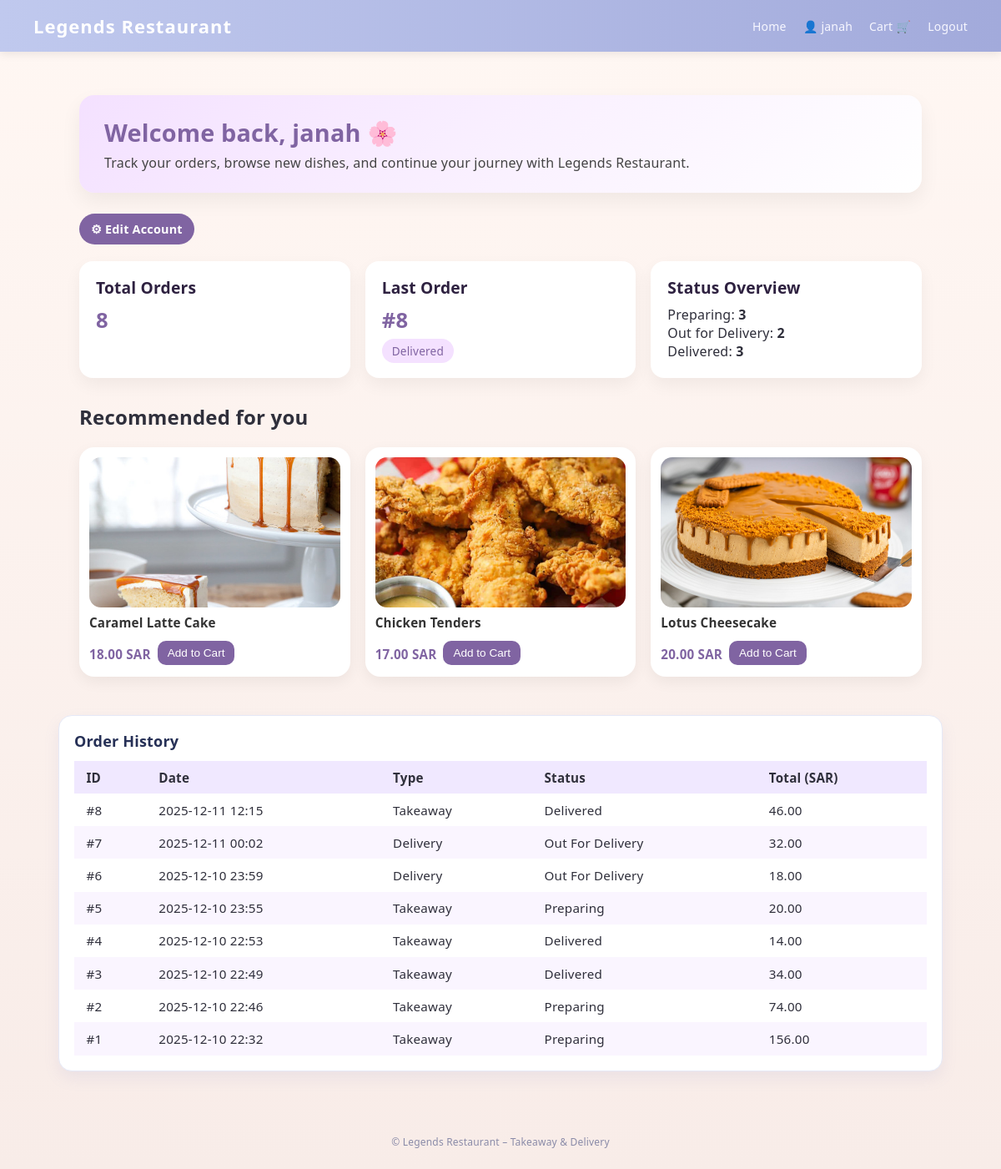
The app's page /customer/dashboard/ (signed in), older data.
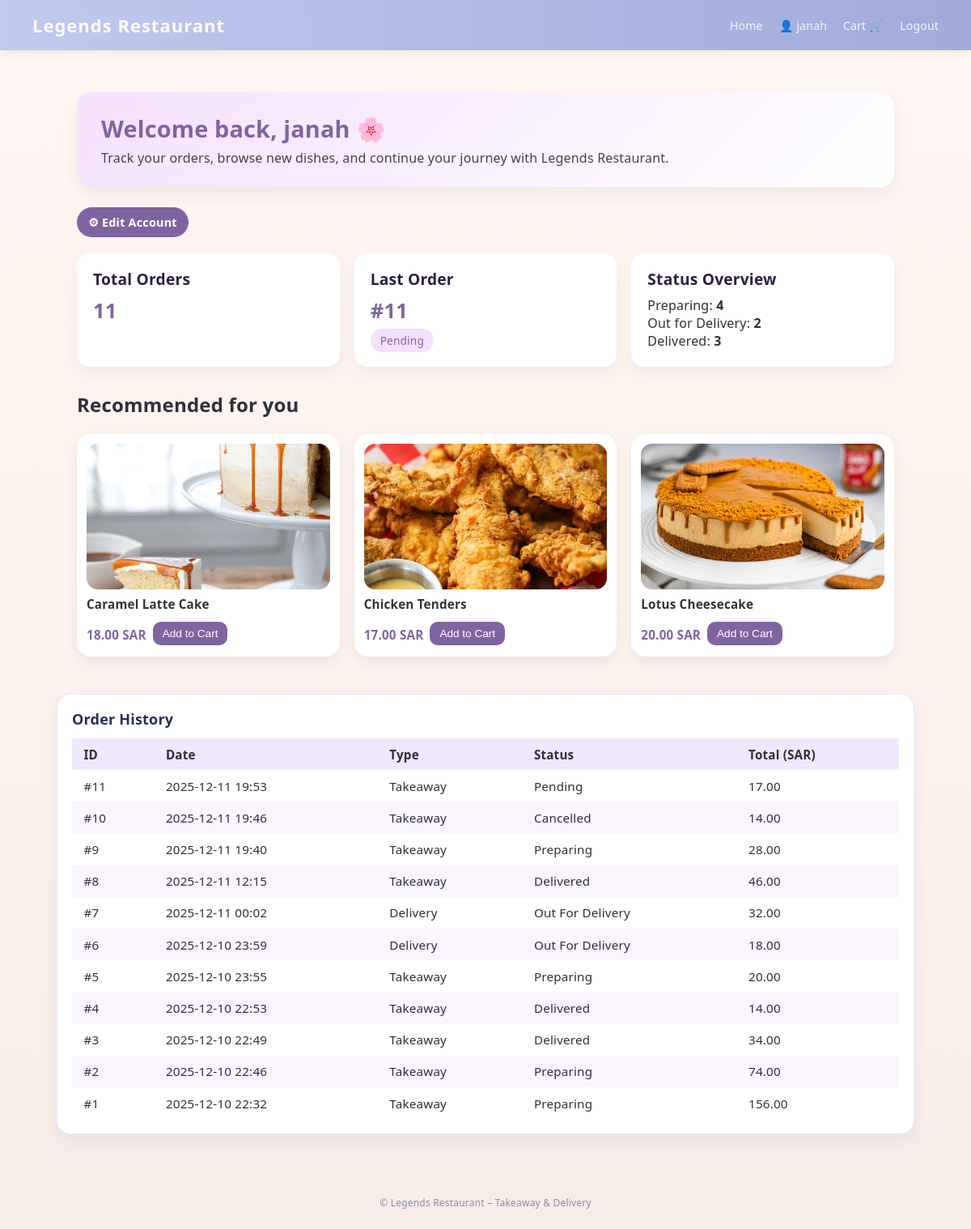
The same page, newer data.
### restaurant/models.py (models this page shows, shortened)
class User(AbstractUser):
    ROLE_CHOICES = [
        ("customer", "Customer"),
        ("staff", "Staff"),
        ("manager", "Manager"),
    ]
    role = models.CharField(
        max_length=20,
        choices=ROLE_CHOICES,
        default="customer",
    )
    phone = models.CharField(max_length=20, blank=True, null=True)
    address = models.CharField(max_length=255, blank=True, null=True)
    hired_at = models.DateTimeField(blank=True, null=True)
    salary = models.DecimalField(
        max_digits=10,
        decimal_places=2,
        blank=True,
        null=True,
    )

class Order(models.Model):
    STATUS_CHOICES = [
        ('pending', 'Pending'),
        ("preparing", "Preparing"),
        ("out_for_delivery", "Out For Delivery"),
        ("delivered", "Delivered"),
        ('cancelled', 'Cancelled'),
    ]
    TYPE_CHOICES = [
        ("takeaway", "Takeaway"),
        ("delivery", "Delivery"),
    ]
    user = models.ForeignKey(
        User,
        on_delete=models.CASCADE,
        related_name="orders",
    )
    status = models.CharField(
        max_length=30,
        choices=STATUS_CHOICES,
        default="pending"
    )
    order_type = models.CharField(
        max_length=30,
        choices=TYPE_CHOICES,
        default="takeaway",
    )
    total = models.DecimalField(max_digits=8, decimal_places=2, default=0)
    notes = models.CharField(max_length=255, blank=True, null=True)
    created_at = models.DateTimeField(auto_now_add=True)
    is_paid = models.BooleanField(default=False)

class MenuItem(models.Model):
    CATEGORY_CHOICES = [
        ("drinks", "Drinks"),
        ("main", "Main Dishes"),
        ("appetizers", "Appetizers"),
        ("sweet", "Sweet"),
        ("special", "Special Dishes"),
    ]
    name = models.CharField(max_length=150)
    description = models.TextField(blank=True, null=True)
    price = models.DecimalField(max_digits=6, decimal_places=2)
    category = models.CharField(max_length=50, choices=CATEGORY_CHOICES)
    image = models.ImageField(
        upload_to="menu_images/",
        blank=True,
        null=True,
    )
    is_available = models.BooleanField(default=True)

### restaurant/views.py (the view)
# urls.py: path("customer/dashboard/", views.customer_dashboard, name="customer_dashboard"),
@login_required
def customer_dashboard(request):
    if not request.user.is_authenticated:
        return redirect("login")
    if request.user.role == "staff":
        return redirect("staff_dashboard")
    if request.user.role == "manager":
        return redirect("manager_dashboard")
    user = request.user
    orders = Order.objects.filter(user=user).order_by("-created_at")
    total_orders = orders.count()
    last_order = orders.first()
    last_status = None
    if last_order:
        last_status = last_order.get_status_display()
    preparing = orders.filter(status='preparing').count()
    out_for_delivery = orders.filter(status='out_for_delivery').count()
    delivered = orders.filter(status='delivered').count()
    recommendations = MenuItem.objects.filter(is_available=True).order_by('?')[:3]
    highlights = MenuItem.objects.filter(is_available=True).order_by('?')[:4]
    context = {
        "username": user.username,
        "total_orders": total_orders,
        "last_order": last_order,
        "last_status": last_status,
        "preparing": preparing,
        "out_for_delivery": out_for_delivery,
        "delivered": delivered,
        "recommendations": recommendations,
        "highlights": highlights,
        "orders": orders,
    }
    return render(request, "restaurant/customer_dashboard.html", context)

### restaurant/templates/restaurant/customer_dashboard.html (shortened to what this page needs)
{% extends 'restaurant/base.html' %}
{% load static %}
{% block content %}
<link rel="stylesheet" href="{% static 'restaurant/style.css' %}">
<div class="dash-container">
    <div class="welcome-box">
        <div class="welcome-title">Welcome back, {{ username }} 🌸</div>
        <div class="welcome-sub">
            Track your orders, browse new dishes, and continue your journey with Legends Restaurant.
        </div>
    </div>
    <a href="{% url 'edit_customer_account' %}"
   class="edit-account-btn">
    ⚙ Edit Account
</a>
    <div class="grid-3">
        <div class="dash-card">
            <div class="dash-title">Total Orders</div>
            <div class="dash-number">{{ total_orders }}</div>
        </div>
        <div class="dash-card">
            <div class="dash-title">Last Order</div>
            {% if last_order %}
                <div class="dash-number">#{{ last_order.id }}</div>
                <span class="badge-status">{{ last_status }}</span>
            {% else %}
                <div class="dash-number">–</div>
                <span class="badge-status">No orders yet</span>
            {% endif %}
        </div>
        <div class="dash-card">
            <div class="dash-title">Status Overview</div>
            <div>Preparing: <strong>{{ preparing }}</strong></div>
            <div>Out for Delivery: <strong>{{ out_for_delivery }}</strong></div>
            <div>Delivered: <strong>{{ delivered }}</strong></div>
        </div>
    </div>
    <h2 style="margin-top: 30px;">Recommended for you</h2>
    <div class="menu-grid">
        {% for item in recommendations %}
        <div class="menu-card">
            {% if item.image %}
            <img src="{{ item.image.url }}" alt="{{ item.name }}">
            {% endif %}
            <div class="menu-title">{{ item.name }}</div>
            <div class="menu-footer">
                <div class="menu-price">{{ item.price }} SAR</div>
                <button class="btn-small">Add to Cart</button>
            </div>
        </div>
        {% empty %}
        <p>No recommendations yet.</p>
        {% endfor %}
    </div>
</div>
<div class="card mt-4">
  <h3 class="card-title">Order History</h3>
  {% if orders %}
    <div class="table-responsive">
      <table class="lr-table">
        <thead>
          <tr>
            <th>ID</th>
            <th>Date</th>
            <th>Type</th>
            <th>Status</th>
            <th>Total (SAR)</th>
          </tr>
        </thead>
        <tbody>
          {% for order in orders %}
          <tr>
            <td>#{{ order.id }}</td>
            <td>{{ order.created_at|date:"Y-m-d H:i" }}</td>
            <td>{{ order.get_order_type_display }}</td>
            <td>{{ order.get_status_display }}</td>
            <td>{{ order.total }}</td>
          </tr>
          {% endfor %}
        </tbody>
      </table>
    </div>
  {% else %}
    <p class="card-muted">You have no orders yet.</p>
  {% endif %}
</div>
{% endblock %}

### restaurant/templates/restaurant/base.html (shortened to what this page needs)
{% load static %}
<!DOCTYPE html>
<html lang="en">
<head>
    <link rel="stylesheet" href="{% static 'restaurant/style.css' %}">
</head>
<body class="lr-body">
    <header class="lr-header">
        <div class="lr-logo">Legends Restaurant</div>
        <nav class="lr-nav">
            {% if request.resolver_match.url_name == 'manager_reports' %}
                <a href="{% url 'manager_dashboard' %}">Back</a>
                <a href="{% url 'logout' %}">Logout</a>
            {% else %}
                <a href="{% url 'home' %}">Home</a>
                {% if request.user.is_authenticated %}
                    {% if request.user.role == "customer" %}
                        <a href="{% url 'customer_dashboard' %}" class="nav-account">
                            👤 {{ request.user.username }}
                        </a>
                        <a href="{% url 'cart_view' %}">Cart 🛒</a>
                        <a href="{% url 'logout' %}">Logout</a>
                    {% else %}
                        <a href="#" class="nav-account">
                            👤 {{ request.user.username }}
                        </a>
                        <a href="{% url 'logout' %}">Logout</a>
                    {% endif %}
                {% else %}
                    <a href="{% url 'login' %}">Login</a>
                {% endif %}
            {% endif %}
        </nav>
    </header>
    <main class="lr-main">
        {% block content %}{% endblock %}
    </main>
    <footer class="lr-footer">
        © {{ now|date:"Y" }} Legends Restaurant – Takeaway &amp; Delivery
    </footer>
</body>
</html>

### restaurant/static/restaurant/style.css (style rules this page uses)
:root { --cream: #FFF2E0; --powder: #C0C9EE; --periwinkle: #A2AADB; --indigo: #898AC4; --bg: var(--cream); --bg-grad: linear-gradient(180deg, var(--cream) 0%, #fdf1e7 15%, #f6f2ff 100%); --panel: #ffffff; --panel-border: #e6e9f7; --muted: #5b5f7a; --text: #2b2d3a; --brand: var(--indigo); --brand-2: var(--periwinkle); --ok: #1fa97b; --warn: #d9a227; --danger: #d85b5b; --radius: 16px; --shadow: 0 14px 30px rgba(137, 138, 196, .18); --soft: 0 8px 18px rgba(137, 138, 196, .12); }
* { box-sizing: border-box }
html, body { height: 100% }
body { margin: 0; font-family: ui-sans-serif, system-ui, -apple-system, "Segoe UI", Arial, sans-serif; color: var(--text); background: var(--bg-grad); letter-spacing: .2px; }
.grid-3 { grid-template-columns: repeat(3, 1fr) }
.card { background: var(--panel); border: 1px solid var(--panel-border); border-radius: var(--radius); padding: 18px; box-shadow: var(--soft); transition: transform .18s ease, box-shadow .18s ease; }
.card-title { margin: 0 0 10px 0; font-size: 18px; font-weight: 800; color: #263056 }
.mt-4 { margin-top: 26px }
.lr-body { margin: 0; font-family: system-ui, -apple-system, BlinkMacSystemFont, "Segoe UI", sans-serif; background-color: #FFF2E0; color: #2f2f3b; }
.lr-header { display: flex; justify-content: space-between; align-items: center; padding: 16px 40px; background: linear-gradient(90deg, #C0C9EE, #A2AADB); color: #fff; box-shadow: 0 3px 10px rgba(0, 0, 0, 0.08); }
.lr-logo { font-weight: 700; font-size: 22px; letter-spacing: 1px; }
.lr-nav a { margin-left: 16px; text-decoration: none; color: #f7f7ff; font-size: 14px; font-weight: 500; }
.lr-main { max-width: 1100px; margin: 0 auto; padding: 32px 20px 60px; }
.lr-footer { text-align: center; font-size: 12px; padding: 16px 0 24px; color: #8a8ba8; }
.lr-table { width: 100%; border-collapse: collapse; margin-top: 0.75rem; font-size: 0.95rem; }
.lr-table thead { background: #f0e8ff; }
.lr-table th, .lr-table td { padding: 0.6rem 0.9rem; text-align: left; }
.lr-table tbody tr:nth-child(even) { background: #faf5ff; }
body { font-family: "Segoe UI", sans-serif; background: linear-gradient(to bottom, #fff7f3, #f8ece8); margin: 0; padding: 0; color: #333; }
.menu-grid { display: flex; flex-direction: column; gap: 20px; }
.menu-card { display: flex; align-items: center; background: white; border-radius: 16px; padding: 18px; box-shadow: 0 4px 14px rgba(0,0,0,0.08); }
.menu-price, .menu-category { font-weight: 600; color: #4b4a78; margin-top: 5px; }
.menu-grid { display: flex; flex-direction: column; gap: 16px; }
.menu-card { display: flex; justify-content: space-between; align-items: flex-start; background: #ffffff; border-radius: 16px; padding: 16px 20px; box-shadow: 0 6px 18px rgba(0,0,0,0.08); }
.menu-price, .menu-category { font-size: 14px; font-weight: 600; color: #4b4a78; margin-bottom: 2px; }
.btn-small { padding: 7px 14px; border-radius: 10px; border: none; font-size: 14px; cursor: pointer; text-decoration: none; display: inline-block; text-align: center; transition: 0.2s; }

Row changes from the older to the newer data that the page shows:
added Order: id "11", status "Pending", created_at "2025-12-11 19:53", order_type "Takeaway", total "17.00"
added Order: id "10", created_at "2025-12-11 19:46", order_type "Takeaway", status "Cancelled", total "14.00"
added Order: id "9", created_at "2025-12-11 19:40", order_type "Takeaway", status "Preparing", total "28.00"
Text that changed along with them:
{{ total_orders }}: "8" → "11"
{{ preparing }}: "3" → "4"
{{ last_order.id }}: "8" → "11"
{{ last_status }}: "Delivered" → (not shown)
